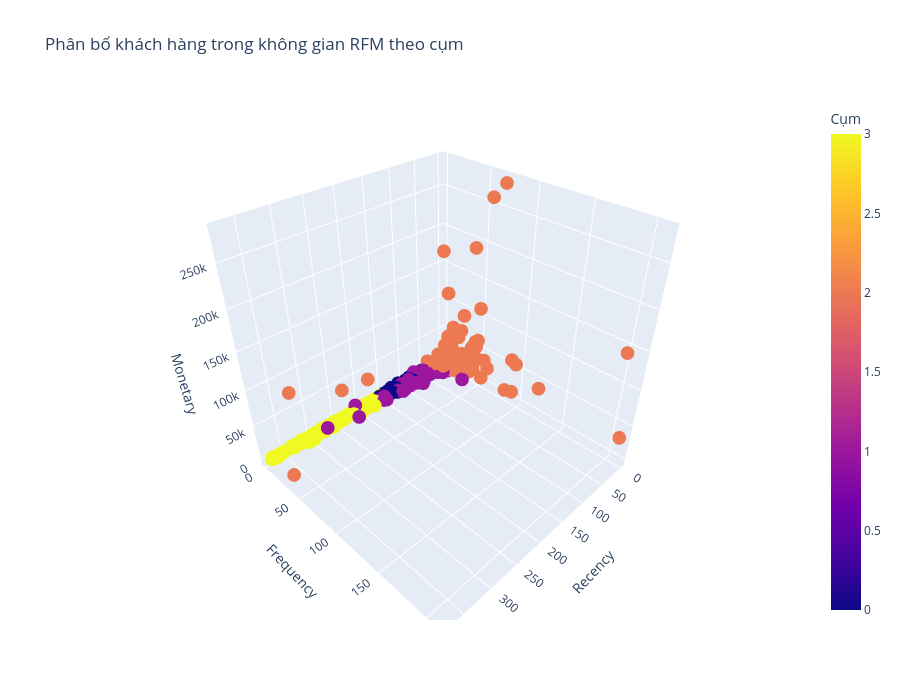

Notebook code cell kept with this figure:
### Code cell
fig = px.scatter_3d(
    data_frame=df_rfm_final,
    x='Recency',
    y='Frequency',
    z='Monetary',
    color='Cluster',
    color_discrete_map=cluster_colors,
    title='Phân bố khách hàng trong không gian RFM theo cụm',
    labels={
        'Recency': 'Recency',
        'Frequency': 'Frequency',
        'Monetary': 'Monetary',
        'Cluster': 'Cụm'
    }
)

fig.update_layout(width=900, height=700)
fig.show()

### Figure 1 — Plotly figure (JSON) as saved in the notebook; plotly's stock layout.template omitted (floating-point values rounded to 4 significant figures; data arrays with more than 128 entries replaced by an {"elided": "..."} marker saying what was removed)
{"data": [{"hovertemplate": "Recency=%{x}<br>Frequency=%{y}<br>Monetary=%{z}<br>Cụm=%{marker.color}<extra></extra>", "legendgroup": "", "marker": {"color": {"elided": "4338 int values"}, "coloraxis": "coloraxis", "symbol": "circle"}, "mode": "markers", "name": "", "scene": "scene", "showlegend": false, "type": "scatter3d", "x": {"elided": "4338 int values"}, "y": {"elided": "4338 int values"}, "z": {"elided": "4338 float values"}}], "layout": {"coloraxis": {"colorbar": {"title": {"text": "Cụm"}}, "colorscale": [[0, "#0d0887"], [0.1111, "#46039f"], [0.2222, "#7201a8"], [0.3333, "#9c179e"], [0.4444, "#bd3786"], [0.5556, "#d8576b"], [0.6667, "#ed7953"], [0.7778, "#fb9f3a"], [0.8889, "#fdca26"], [1, "#f0f921"]]}, "height": 700, "legend": {"tracegroupgap": 0}, "scene": {"domain": {"x": [0, 1], "y": [0, 1]}, "xaxis": {"title": {"text": "Recency"}}, "yaxis": {"title": {"text": "Frequency"}}, "zaxis": {"title": {"text": "Monetary"}}}, "title": {"text": "Phân bố khách hàng trong không gian RFM theo cụm"}, "width": 900}}
